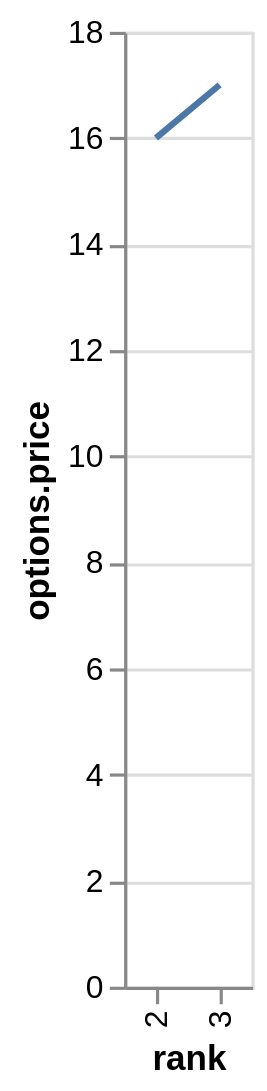

Express this chart as Vega-Lite.
### Vega-Lite specification from a JSON file in a GitHub repository (floating-point values rounded to 4 significant figures)
{"$schema": "https://vega.github.io/schema/vega-lite/v4.json", "data": {"values": [{"rank": "1"}, {"rank": "2", "options": {"price": 16}}, {"rank": "3", "options": {"price": 17}}]}, "transform": [{"filter": "datum.options != null"}], "mark": "line", "encoding": {"x": {"field": "rank", "type": "ordinal"}, "y": {"field": "options.price", "type": "quantitative"}}, "autosize": {"type": "pad"}}
